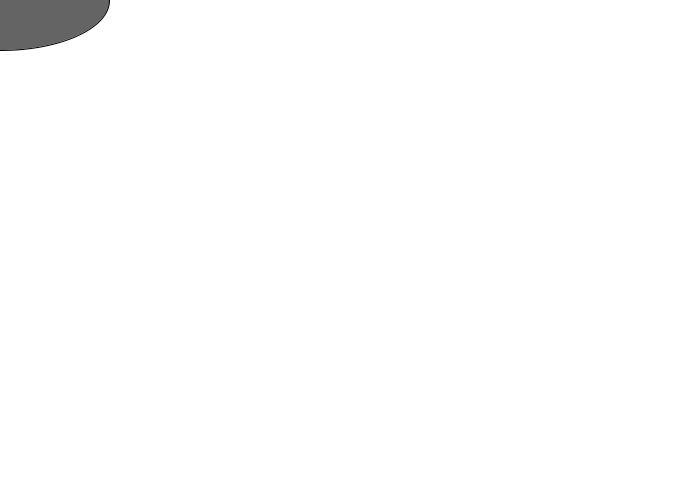
Frame 1 (no input)
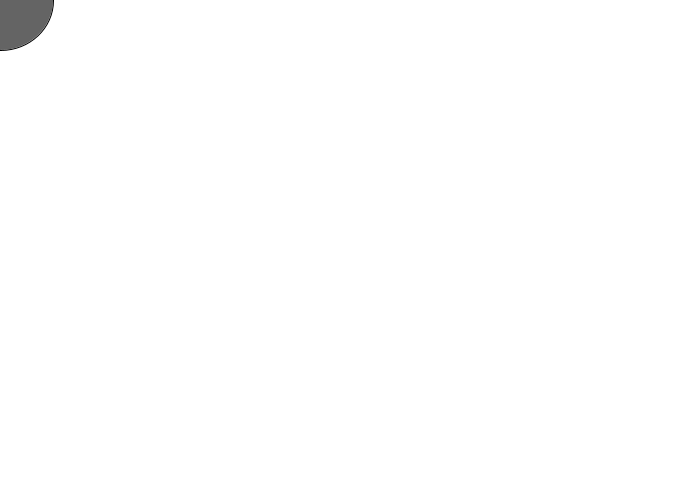
Frame 60 (the mouse pressed at the canvas centre just before this capture)
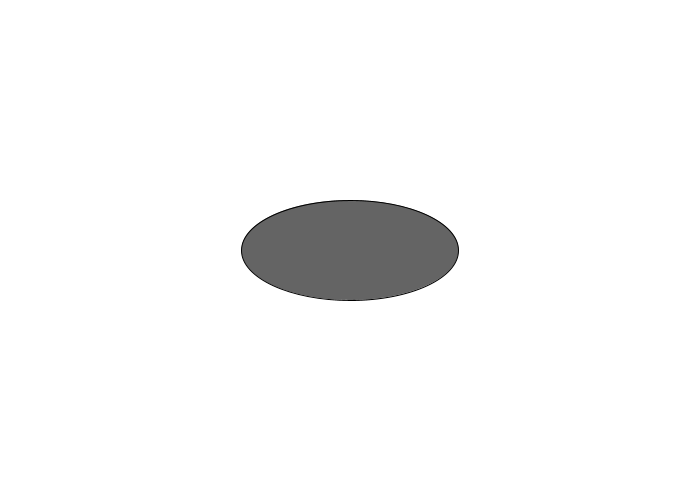
Frame 120 (the mouse held since frame 60 and released just before this capture)

The Processing sketch that drew these frames (run headless with seeded random() and noise(); from frame 60 on, the mouse is pressed at the canvas centre):

// Processing sketch: Tests_with_random_and_ellipse
// ── Tests_with_random_and_ellipse.pde
void setup() {
  size(700, 500);
}
void draw(){
  background(255);
  fill(100);
  ellipse(mouseX, mouseY, random(70, 300), 100); //random size and mouse cordinates
}
